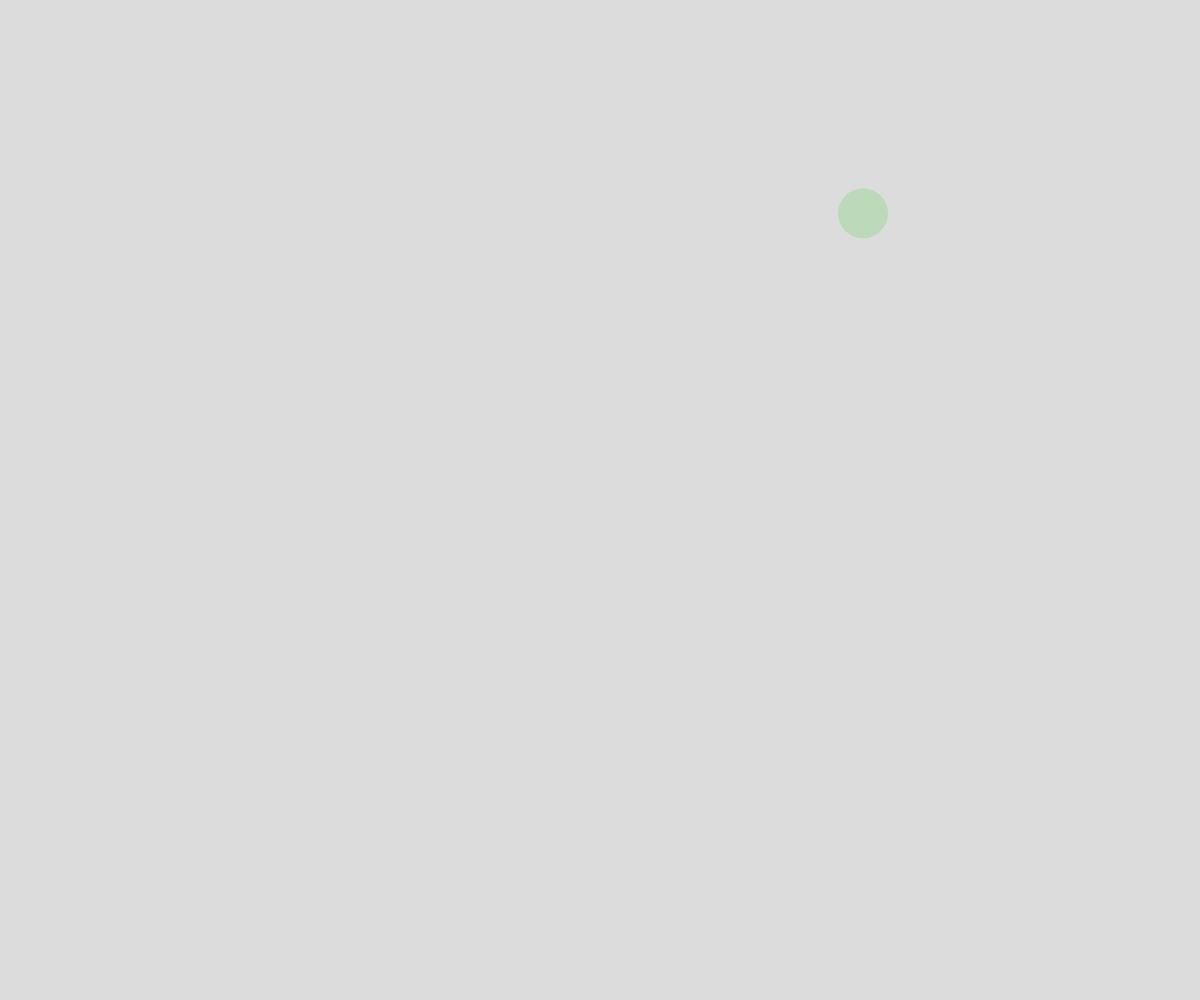
Frame 1 (no input)
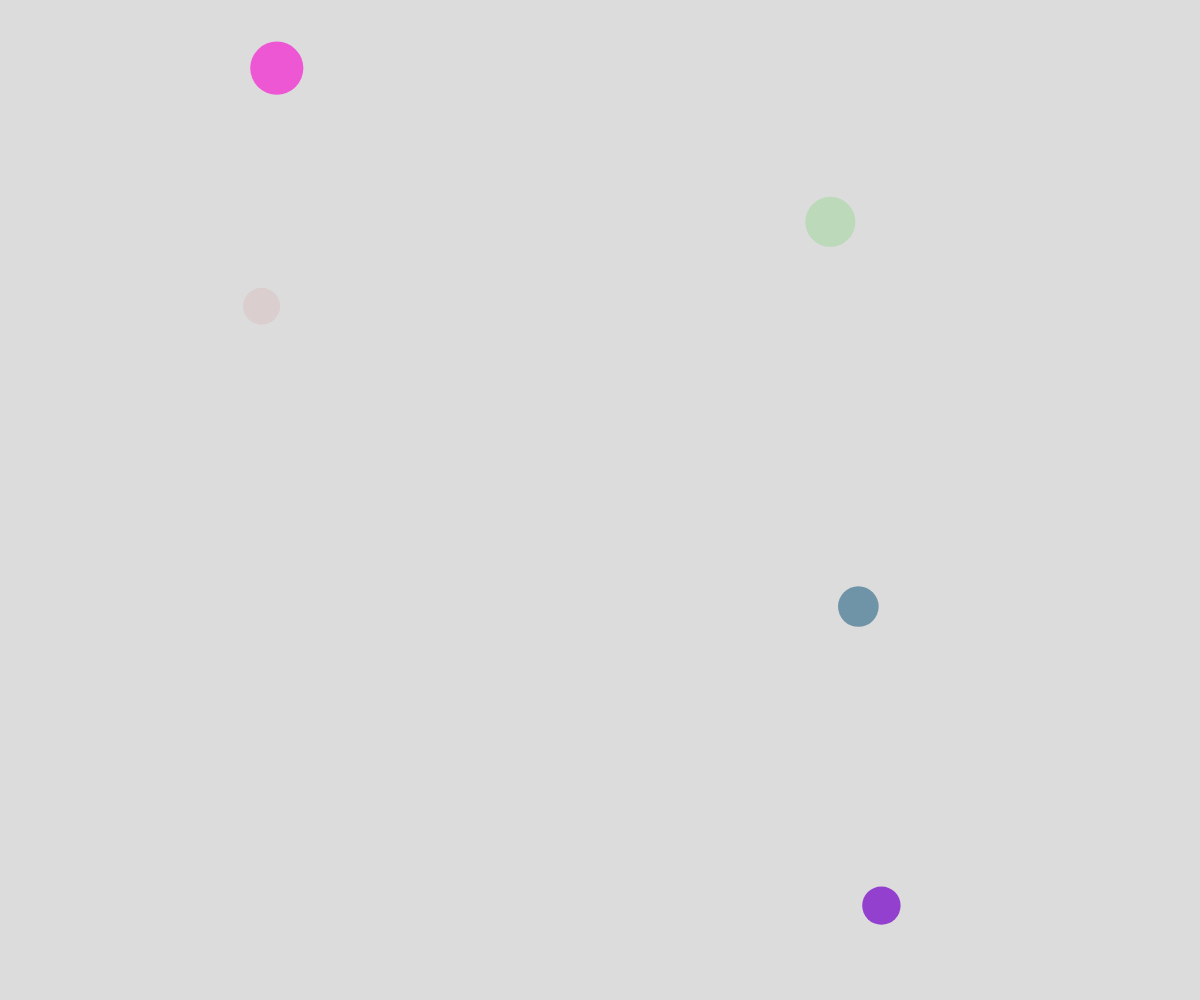
Frame 60 (no input)
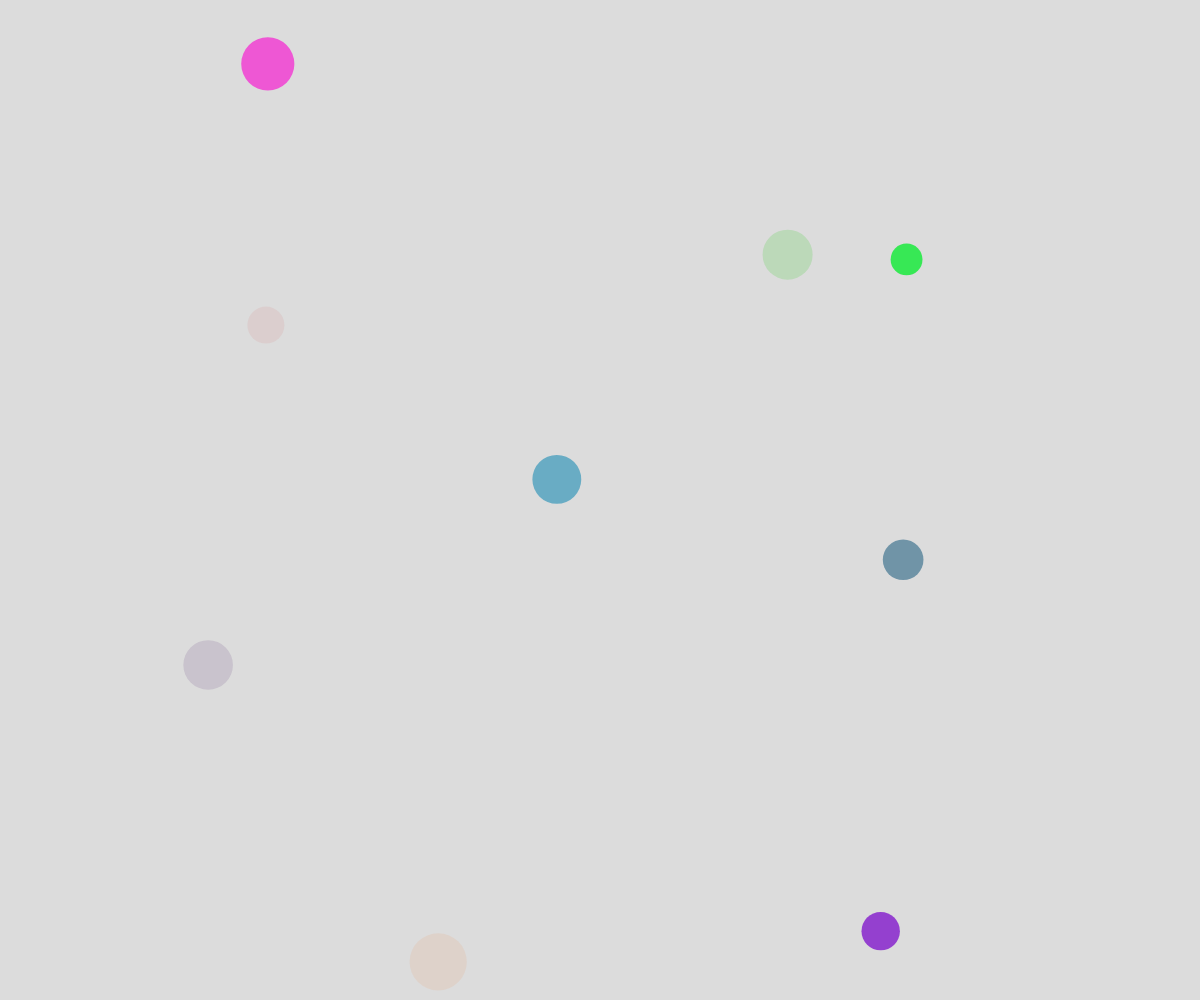
Frame 120 (the mouse pressed at the canvas centre since frame 60)

The p5.js sketch that drew these frames (run headless with seeded random() and noise() and a simulated clock; from frame 60 on, the mouse is pressed at the canvas centre):

// p5.js sketch
// ── sketch.js
// Ball Scene

let ballArray = [];

function setup() {
  createCanvas(windowWidth, windowHeight);

  for (let index = 0; index < 1; index++) {
    spawnBall();
  }

  //spawn a ball every 0.5 seconds
  window.setInterval(spawnBall, 500);
}

function draw() {
  background(220);

  moveBall();
  displayBall();
}

function mousePressed() {
  spawnBall();
  ballArray[ballArray.length-1].x = mouseX;
  ballArray[ballArray.length-1].y = mouseY;
}

function spawnBall() {
  let newBall = {
    x: random(width),
    y: random(height),
    radius: random(10, 30),
    ballColor: color(random(255), random(255), random(255), random(255)),
    dx: random(5, 10),
    dy: random(5, 10),
  };
  ballArray.push(newBall);
}

function moveBall() {
  for (let theBall of ballArray) {
    theBall.x += theBall.dx;
    theBall.y += theBall.dy;
    theBall.dx = random(-5, 5);
    theBall.dy = random(-5, 5); 
  }
}

function displayBall() {
  for (let ball of ballArray) {
    noStroke();
    fill(ball.ballColor);
    circle(ball.x, ball.y, ball.radius*2);
  }
}
